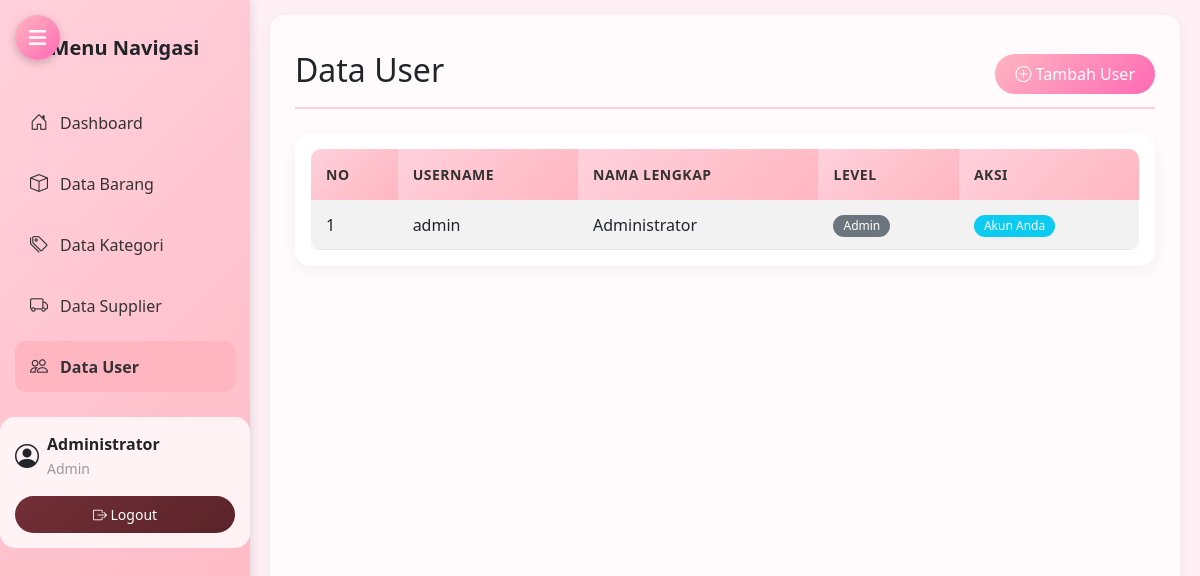
The page /user.php (signed in) on the database its author committed.
### tables this page shows
CREATE TABLE `user` (
  `id_user` int(11) NOT NULL,
  `username` varchar(50) NOT NULL,
  `password` varchar(255) NOT NULL,
  `nama_lengkap` varchar(100) NOT NULL,
  `level` varchar(20) NOT NULL DEFAULT 'user'
);

### functions.php (called while the page is built, shortened)
<?php
function is_admin() {
    return isset($_SESSION['level']) && $_SESSION['level'] == 'admin';
}
?>

### user.php (the view, shortened to what this page needs)
<?php
require_once 'functions.php';
require_once 'koneksi.php';
 $query = "SELECT id_user, username, nama_lengkap, level FROM user ORDER BY nama_lengkap ASC";
 $result = $conn->query($query);
?>
<!DOCTYPE html>
<html lang="id">
<head>
    <link href="https://cdn.jsdelivr.net/npm/bootstrap@5.3.0/dist/css/bootstrap.min.css" rel="stylesheet">
    <link rel="stylesheet" href="https://cdn.jsdelivr.net/npm/bootstrap-icons@1.10.0/font/bootstrap-icons.css">
    <link rel="stylesheet" href="https://cdnjs.cloudflare.com/ajax/libs/font-awesome/6.4.0/css/all.min.css">
    <link rel="stylesheet" href="assets/css/custom.css">
</head>
<body>
    <div class="main-container">
        <nav class="sidebar">
            <div class="position-sticky pt-3">
                <h5 class="text-center mb-4 fw-bold">Menu Navigasi</h5>
                <ul class="nav flex-column">
                    <li class="nav-item">
                        <a class="nav-link" href="index.php">
                            <i class="bi bi-house-door"></i> Dashboard
                        </a>
                    </li>
                    <li class="nav-item">
                        <a class="nav-link" href="barang.php">
                            <i class="bi bi-box"></i> Data Barang
                        </a>
                    </li>
                    <li class="nav-item">
                        <a class="nav-link" href="kategori.php">
                            <i class="bi bi-tags"></i> Data Kategori
                        </a>
                    </li>
                    <li class="nav-item">
                        <a class="nav-link" href="supplier.php">
                            <i class="bi bi-truck"></i> Data Supplier
                        </a>
                    </li>
                    <?php if (is_admin()): ?>
                    <li class="nav-item">
                        <a class="nav-link active" href="user.php">
                            <i class="bi bi-people"></i> Data User
                        </a>
                    </li>
                    <?php endif; ?>
                </ul>
                <div class="user-profile">
                    <div class="d-flex align-items-center">
                        <i class="bi bi-person-circle fs-4 me-2"></i>
                        <div>
                            <div class="fw-bold"><?php echo htmlspecialchars($_SESSION['nama_lengkap']); ?></div>
                            <small class="text-muted"><?php echo ucfirst(htmlspecialchars($_SESSION['level'])); ?></small>
                        </div>
                    </div>
                    <a href="logout.php" class="btn btn-sm btn-danger mt-2 w-100">
                        <i class="bi bi-box-arrow-right"></i> Logout
                    </a>
                </div>
            </div>
        </nav>
        <div class="main-wrapper">
            <main class="content">
                <div class="d-flex justify-content-between flex-wrap flex-md-nowrap align-items-center pt-3 pb-2 mb-3 border-bottom">
                    <h1 class="h2">Data User</h1>
                    <a href="user_tambah.php" class="btn btn-primary">
                        <i class="bi bi-plus-circle"></i> Tambah User
                    </a>
                </div>
                <div class="card">
                    <div class="card-body">
                        <div class="table-responsive">
                            <table class="table table-hover table-striped">
                                <thead>
                                    <tr>
                                        <th>No</th>
                                        <th>Username</th>
                                        <th>Nama Lengkap</th>
                                        <th>Level</th>
                                        <th>Aksi</th>
                                    </tr>
                                </thead>
                                <tbody>
                                    <?php
                                    $no = 1;
                                    if ($result->num_rows > 0) {
                                        while ($row = $result->fetch_assoc()) {
                                            echo "<tr>";
                                            echo "<td>" . $no++ . "</td>";
                                            echo "<td>" . htmlspecialchars($row['username']) . "</td>";
                                            echo "<td>" . htmlspecialchars($row['nama_lengkap']) . "</td>";
                                            echo "<td><span class='badge bg-secondary'>" . htmlspecialchars(ucfirst($row['level'])) . "</span></td>";
                                            echo "<td>";
                                            if ($row['id_user'] != $_SESSION['user_id']) {
                                                echo "<div class='btn-group'>";
                                                echo "<a href='user_edit.php?id=" . $row['id_user'] . "' class='btn btn-sm btn-warning'><i class='bi bi-pencil'></i></a>";
                                                echo "<a href='user.php?hapus=" . $row['id_user'] . "' class='btn btn-sm btn-danger' onclick='return confirm(\"Yakin ingin menghapus user ini?\")'><i class='bi bi-trash'></i></a>";
                                                echo "</div>";
                                            } else {
                                                echo "<span class='badge bg-info'>Akun Anda</span>";
                                            }
                                            echo "</td>";
                                            echo "</tr>";
                                        }
                                    } else {
                                        echo "<tr><td colspan='5' class='text-center'>Tidak ada data user</td></tr>";
                                    }
                                    ?>
                                </tbody>
                            </table>
                        </div>
                    </div>
                </div>
            </main>
        </div>
    </div>
</body>
</html>

### assets/css/custom.css (style rules this page uses)
:root { --baby-pink: #ffd1dc; --soft-pink: #fff0f5; --medium-pink: #ffb6c1; --dark-pink: #ff69b4; --matcha-green: #a8d5ba; --dark-matcha: #6b8e6f; --maroon: #722f37; --dark-maroon: #5a2329; }
body { background-color: var(--soft-pink); font-family: "Segoe UI", Tahoma, Geneva, Verdana, sans-serif; }
.main-container { display: flex; min-height: 100vh; }
.sidebar { width: 250px; height: 100vh; position: fixed; left: 0; top: 0; overflow-y: auto; background: linear-gradient(135deg, var(--baby-pink), var(--medium-pink)); box-shadow: 2px 0 10px rgba(0, 0, 0, 0.1); padding: 20px 0; transition: transform 0.3s ease; z-index: 1000; }
.sidebar .nav-link { color: #333; border-radius: 10px; margin: 5px 15px; padding: 12px 15px; transition: all 0.3s ease; display: flex; align-items: center; }
.sidebar .nav-link.active { background-color: var(--medium-pink); color: #333; font-weight: 600; }
.sidebar .nav-link i { margin-right: 12px; font-size: 18px; }
.main-wrapper { flex: 1; margin-left: 250px; width: calc(100% - 250px); }
.content { padding: 20px 25px; background-color: rgba(255, 255, 255, 0.7); border-radius: 15px; margin: 15px 20px; box-shadow: 0 5px 15px rgba(0, 0, 0, 0.05); min-height: calc(100vh - 50px); }
.border-bottom { border-bottom: 2px solid var(--baby-pink) !important; padding-bottom: 10px !important; margin-bottom: 15px !important; }
.card { border: none; border-radius: 15px; box-shadow: 0 5px 15px rgba(0, 0, 0, 0.05); overflow: hidden; }
.btn-primary { background: linear-gradient(135deg, var(--medium-pink), var(--dark-pink)); border: none; border-radius: 25px; padding: 8px 20px; font-weight: 500; transition: all 0.3s ease; }
.btn-danger { background: linear-gradient(135deg, var(--maroon), var(--dark-maroon)); border: none; border-radius: 25px; padding: 8px 20px; font-weight: 500; transition: all 0.3s ease; }
.table { border-radius: 10px; overflow: hidden; box-shadow: 0 5px 15px rgba(0, 0, 0, 0.05); margin-bottom: 0; }
.table thead th { background: linear-gradient(135deg, var(--baby-pink), var(--medium-pink)); color: #333; font-weight: 600; border: none; padding: 15px; font-size: 14px; text-transform: uppercase; letter-spacing: 0.5px; }
.table td { vertical-align: middle; padding: 12px 15px; }
.badge { border-radius: 20px; padding: 5px 10px; font-weight: 500; }
.user-profile { background: rgba(255, 255, 255, 0.8); border-radius: 15px; padding: 15px; margin-top: 20px; }
.card, .table { animation: fadeIn 0.5s ease-out; }
.mb-3 { margin-bottom: 1.5rem !important; }
.mb-4 { margin-bottom: 2rem !important; }
.mt-2 { margin-top: 1rem !important; }
.text-muted { color: #999 !important; }
.text-center { text-align: center !important; }
.d-flex { display: flex !important; }
.justify-content-between { justify-content: space-between !important; }
.align-items-center { align-items: center !important; }

### rows shown on the page
user: username "admin", nama_lengkap "Administrator", level "Admin", shows "Akun Anda"

### other values the page prints
$_SESSION['nama_lengkap'] "Administrator"
$_SESSION['level'] "Admin"
